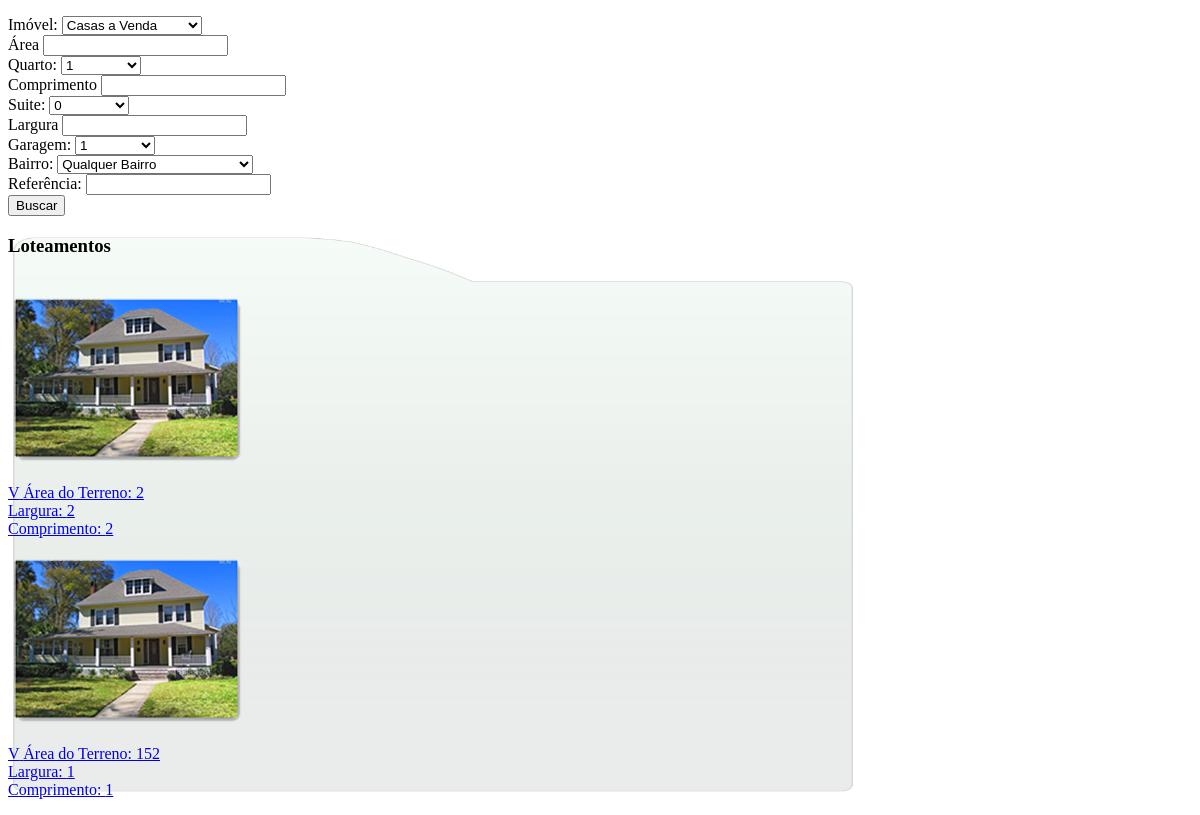
/paginas/loteamentos.php, run on the app's committed database.
### tables this page shows
CREATE TABLE IF NOT EXISTS `produto` (
  `id` int(11) NOT NULL AUTO_INCREMENT,
  `referencia` int(11) NOT NULL,
  `tipo_imovel` varchar(25) NOT NULL,
  `finalidade` varchar(10) NOT NULL,
  `quartos` int(11) NOT NULL,
  `garagem` int(11) NOT NULL,
  `area_edi` varchar(20) NOT NULL,
  `area_ter` varchar(20) NOT NULL,
  `perimetro_l` varchar(20) NOT NULL,
  `perimetro_c` varchar(20) NOT NULL,
  `latitude` varchar(20) DEFAULT NULL,
  `longitude` varchar(20) DEFAULT NULL,
  `suites` int(11) NOT NULL,
  `banheiros` int(11) NOT NULL,
  `categoria` varchar(30) NOT NULL,
  `logradouro` varchar(100) DEFAULT NULL,
  `num` varchar(6) NOT NULL,
  `complemento` varchar(30) DEFAULT NULL,
  `bairro` varchar(80) NOT NULL,
  `cidade` varchar(50) NOT NULL,
  `uf` char(2) NOT NULL,
  `descricao` longtext NOT NULL,
  `video` varchar(100) DEFAULT NULL,
  `diretorio` varchar(50) DEFAULT NULL,
  `data_cadastro` datetime NOT NULL,
  PRIMARY KEY (`id`),
  UNIQUE KEY `referencia` (`referencia`)
);

CREATE TABLE IF NOT EXISTS `foto_produto` (
  `id` int(11) NOT NULL AUTO_INCREMENT,
  `id_produto` int(11) NOT NULL,
  `arquivo` varchar(100) NOT NULL,
  `data_cadastro` datetime NOT NULL,
  PRIMARY KEY (`id`)
);

### classes/Conexao.class.php (called while the page is built, shortened)
<?php
	class Conexao{
		protected $servidor		= "localhost";
		protected $usuario		= "root";
		protected $porta		= "3306";
		protected $senha		= "";
		protected $nomeBanco	= "endog103_kananda";
		public function Conecta(){
    		$configuracoes_extras = array(PDO::MYSQL_ATTR_INIT_COMMAND => "SET NAMES utf8");
		try {
		      $this->conexao = new PDO('mysql:host='.$this->servidor.';port='.$this->porta.';dbname='.$this->nomeBanco, $this->usuario, $this->senha,$configuracoes_extras);
		    }catch(PDOException $e) {
		    	"Erro: ".$e->getMessage();
		        $this->trataErro($e, __FUNCTION__, TRUE);
		    }
		}
	}
?>

### classes/Objeto.class.php (called while the page is built, shortened)
<?php
	require_once("Conexao.class.php");
	class Objeto extends Conexao{
		protected $dataset			= NULL;
		protected $linhasAfetadas 	= -1;
		protected $tabela 			= "";
		protected $camposValores 	= array();
		protected $camposConsulta	= array();
		protected $extrasSelect 	= "";
		public function __construct($tabela, $campos = array()){
			$this->tabela = $tabela;
		}
		public function addConsulta($campo = NULL, $valor = NULL){
			if($campo!=NULL):
				$this->camposConsulta[$campo] = $valor;
			endif;
		}
		public function addExtras($extras = NULL){
			if($extras!=NULL):
				$this->extrasSelect = $extras;
			endif;
		}
		public function getLinhasAfetadas(){
			return $this->linhasAfetadas;
		}
		public function selecionarTudo(){
			$sql = "SELECT * FROM ".$this->tabela;
			if(count($this->camposConsulta)>0):
				$i = 0;
				$sql .= " WHERE ";
				foreach ($this->camposConsulta as $key => $value) {
					$sql .= $key."=";
					$sql .= is_numeric($value) ? $value : ":".$key;
				}
			endif;
			if($this->extrasSelect != NULL):
				$sql .= " ".$this->extrasSelect;
			endif;
			if($this->executarSql($sql))
				return TRUE;
			else
				return FALSE;
		}
		public function executarSql($sql = NULL){
			if($sql != NULL):
				try{
					$query = $this->conexao->prepare($sql);
					if(count($this->camposConsulta)>0):
						foreach ($this->camposConsulta as $key => $value){
							if(strpos($sql, ':'.$key.'_update')):
								$query->bindValue(":".$key.'_update',$value);
							elseif(strpos($sql, ':'.$key)):
								$query->bindValue(":".$key,$value);
							endif;
						}
					endif;
					$query->execute();
					$this->linhasAfetadas = $query->rowCount();
					if(substr(trim(strtolower($sql)), 0, 6) == 'select'):
						$this->dataset = $query;
						return $this->dataset;
					elseif(substr(trim(strtolower($sql)), 0, 6) == 'insert'):
						$this->idInserido = $this->conexao->lastInsertId();
						return $this->linhasAfetadas;
					else:
						if((substr(trim(strtolower($sql)), 0, 6) == 'update') && ($this->linhasAfetadas == 0))
							return true;
						else
							return $this->linhasAfetadas;
					endif;
				}catch(PDOException $e){
					$this->trataErro($e, __FUNCTION__, TRUE);
					return false;
				}
			else:
				echo "Comando SQL não informado!";
			endif;
		}
		public function retornarDados($tipo = NULL){
			switch (strtolower($tipo)) :
				default:
					return $this->dataset->fetchAll(PDO::FETCH_ASSOC);
					break;
			endswitch;
		}
		public function retornar(){
			foreach($this->dataset->fetchAll(PDO::FETCH_ASSOC) as $registro){
				foreach($registro as $indice => $campo){
					$objeto[$indice] = $campo;
				}
				break;
			}
			return  $objeto;
		}
		public function limparDados(){
			if(count($this->camposValores) || count($this->camposConsulta) || $this->dataset!= NULL || $this->extrasSelect!= NULL):
				$this->camposValores = array();
				$this->camposConsulta = array();
				$this->dataset = NULL;
				$this->extrasSelect = NULL;
			endif;
		}
	}
?>

### paginas/loteamentos.php (the view, shortened to what this page needs)
<link rel="stylesheet" href="<?= RAIZ ?>css/imovel-categoria.css">
    <?php require RAIZ."paginas/subpaginas/buscar.php" ?>
  <div id="lista-de-imoveis">
          <h3 class="title-do-imovel">Loteamentos</h3>
          <br>
          <?php
            $imovel = new Objeto('produto');
            $foto_imovel = new Objeto('foto_produto');
            $imovel->addConsulta('tipo_imovel', 'loteamento');
            if(isset($pagina[2]) && is_numeric($pagina[2]) && $pagina[2] > 1)
              $imovel->addExtras(' ORDER BY id DESC LIMIT '.(($pagina[2] - 1 ) * 9).' , '.(((($pagina[2] - 1 ) * 9)) + 8) );
            else
              $imovel->addExtras('ORDER BY id DESC');
            $imovel->selecionarTudo();
            if($imovel->getLinhasAfetadas()>0){
            $i = 1;
            foreach ($imovel->retornarDados() as $key => $value) {
              if((($i - 1) % 3 == 0) || $i == 1)
                echo "<div class='row'>";
              $foto_imovel->limparDados();
              $foto_imovel->addConsulta('id_produto', $value['id'] );
              $foto_imovel->addExtras('LIMIT 1');
              $foto_imovel->selecionarTudo();
              $foto = $foto_imovel->retornar();
          ?>
                <div class="col-xs-4">
                  <a href="<?= RAIZ ?>imovel/<?= $value['id']?>" class="thumbnail">
                        <img src="<?= RAIZ.$foto['arquivo'] ?>" alt="IMOVEL DA KANANDA.IMB.BR">
                        <div class="home-legenda-imovel">
                           <p>
                             <span class="icone-imovel">V</span> Área do Terreno:  <?=$value['area_ter']?><br>
                             <span class="glyphicon glyphicon-resize-horizontal"></span> Largura:  <?=$value['perimetro_l']?><br>
                             <span class="glyphicon glyphicon-resize-vertical"></span> Comprimento:  <?=$value['perimetro_c']?>
                           </p>
                        </div>
                   </a>
                </div>
          <?php
            if(($i % 3 == 0) || $i == $imovel->getLinhasAfetadas())
              echo "</div>";
            $i++;
            }
          }else{
            echo 'Não há '.$pagina[0].' disponíveis';
          }
          ?>
      </div>

### css/imovel-categoria.css (style rules this page uses)
div#lista-de-imoveis { margin: 10px auto; background: url(../img/fundo-da-lista-dos-imoveis.png) no-repeat; background-size: 850px 100%; }

### data on the page
produto: foto_produto.arquivo (picture), area_ter "2", perimetro_l "2", perimetro_c "2"
produto: foto_produto.arquivo (picture), area_ter "152", perimetro_l "1", perimetro_c "1"
